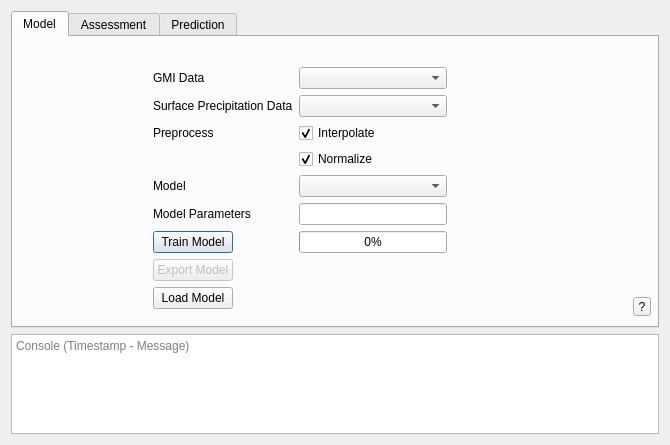
<?xml version="1.0" encoding="UTF-8"?>
<ui version="4.0">
 <class>GISPrecipDialogBase</class>
 <widget class="QDialog" name="GISPrecipDialogBase">
  <property name="geometry">
   <rect>
    <x>0</x>
    <y>0</y>
    <width>670</width>
    <height>445</height>
   </rect>
  </property>
  <property name="windowTitle">
   <string>GISPrecip</string>
  </property>
  <layout class="QGridLayout" name="gridLayout_4">
   <item row="0" column="0">
    <layout class="QGridLayout" name="mainGridLayout">
     <item row="0" column="1">
      <widget class="QTabWidget" name="tabWidget">
       <property name="currentIndex">
        <number>0</number>
       </property>
       <widget class="QWidget" name="tab">
        <attribute name="title">
         <string>Model</string>
        </attribute>
        <widget class="QWidget" name="formLayoutWidget_10">
         <property name="geometry">
          <rect>
           <x>140</x>
           <y>30</y>
           <width>294</width>
           <height>233</height>
          </rect>
         </property>
         <layout class="QFormLayout" name="formLayout">
          <property name="sizeConstraint">
           <enum>QLayout::SetMinimumSize</enum>
          </property>
          <item row="0" column="0">
           <widget class="QLabel" name="Label_SatData_5">
            <property name="text">
             <string>GMI Data</string>
            </property>
           </widget>
          </item>
          <item row="0" column="1">
           <widget class="QgsCheckableComboBox" name="comboBox_InputGMI"/>
          </item>
          <item row="1" column="0">
           <widget class="QLabel" name="Label_RadarData_9">
            <property name="text">
             <string>Surface Precipitation Data</string>
            </property>
           </widget>
          </item>
          <item row="1" column="1">
           <widget class="QgsCheckableComboBox" name="comboBox_InputSurfPrecip"/>
          </item>
          <item row="2" column="0">
           <widget class="QLabel" name="Label_RadarData_10">
            <property name="text">
             <string>Preprocess</string>
            </property>
           </widget>
          </item>
          <item row="2" column="1">
           <widget class="QCheckBox" name="CheckBox_Interpolate">
            <property name="text">
             <string>Interpolate</string>
            </property>
            <property name="checked">
             <bool>true</bool>
            </property>
           </widget>
          </item>
          <item row="3" column="1">
           <widget class="QCheckBox" name="CheckBox_Normalize">
            <property name="text">
             <string>Normalize</string>
            </property>
            <property name="checked">
             <bool>true</bool>
            </property>
           </widget>
          </item>
          <item row="4" column="0">
           <widget class="QLabel" name="Label_TrainedModel_10">
            <property name="text">
             <string>Model</string>
            </property>
           </widget>
          </item>
          <item row="4" column="1">
           <widget class="QComboBox" name="comboBox_InputModel"/>
          </item>
          <item row="5" column="0">
           <widget class="QLabel" name="Label_TrainedModel_11">
            <property name="text">
             <string>Model Parameters</string>
            </property>
           </widget>
          </item>
          <item row="5" column="1">
           <widget class="QLineEdit" name="lineEdit_InputModelParams"/>
          </item>
          <item row="6" column="0">
           <widget class="QPushButton" name="button_TrainModel">
            <property name="text">
             <string>Train Model</string>
            </property>
           </widget>
          </item>
          <item row="6" column="1">
           <widget class="QProgressBar" name="progressBar_TrainModel">
            <property name="value">
             <number>0</number>
            </property>
            <property name="alignment">
             <set>Qt::AlignCenter</set>
            </property>
            <property name="textVisible">
             <bool>true</bool>
            </property>
            <property name="orientation">
             <enum>Qt::Horizontal</enum>
            </property>
            <property name="invertedAppearance">
             <bool>false</bool>
            </property>
           </widget>
          </item>
          <item row="7" column="0">
           <widget class="QPushButton" name="Button_ExportData">
            <property name="enabled">
             <bool>false</bool>
            </property>
            <property name="text">
             <string>Export Model</string>
            </property>
           </widget>
          </item>
          <item row="7" column="1">
           <widget class="QgsFileWidget" name="fileWidget_ExportModel"/>
          </item>
          <item row="8" column="0">
           <widget class="QPushButton" name="button_LoadModel">
            <property name="enabled">
             <bool>true</bool>
            </property>
            <property name="text">
             <string>Load Model</string>
            </property>
           </widget>
          </item>
          <item row="8" column="1">
           <widget class="QgsFileWidget" name="fileWidget_LoadModel"/>
          </item>
         </layout>
        </widget>
        <widget class="QToolButton" name="toolButton_ModelHelp">
         <property name="geometry">
          <rect>
           <x>620</x>
           <y>260</y>
           <width>18</width>
           <height>19</height>
          </rect>
         </property>
         <property name="toolTip">
          <string>Help</string>
         </property>
         <property name="text">
          <string>?</string>
         </property>
        </widget>
       </widget>
       <widget class="QWidget" name="tab_2">
        <attribute name="title">
         <string>Assessment</string>
        </attribute>
        <widget class="QWidget" name="formLayoutWidget_11">
         <property name="geometry">
          <rect>
           <x>180</x>
           <y>50</y>
           <width>294</width>
           <height>129</height>
          </rect>
         </property>
         <layout class="QFormLayout" name="formLayout_13">
          <item row="1" column="0">
           <widget class="QLabel" name="Label_ReferenceData_4">
            <property name="text">
             <string>Surface Precipitation Data</string>
            </property>
           </widget>
          </item>
          <item row="4" column="0">
           <widget class="QPushButton" name="button_RunTest">
            <property name="text">
             <string>Run Test</string>
            </property>
           </widget>
          </item>
          <item row="4" column="1">
           <widget class="QProgressBar" name="progressBar_RunTest">
            <property name="value">
             <number>0</number>
            </property>
            <property name="alignment">
             <set>Qt::AlignCenter</set>
            </property>
            <property name="textVisible">
             <bool>true</bool>
            </property>
            <property name="orientation">
             <enum>Qt::Horizontal</enum>
            </property>
            <property name="invertedAppearance">
             <bool>false</bool>
            </property>
           </widget>
          </item>
          <item row="0" column="0">
           <widget class="QLabel" name="Label_ForecastData_10">
            <property name="text">
             <string>GMI Data</string>
            </property>
           </widget>
          </item>
          <item row="0" column="1">
           <widget class="QgsCheckableComboBox" name="comboBox_TestGMI"/>
          </item>
          <item row="1" column="1">
           <widget class="QgsCheckableComboBox" name="comboBox_TestSurfPrecip"/>
          </item>
          <item row="2" column="0">
           <widget class="QLabel" name="Label_ReferenceData_5">
            <property name="text">
             <string>Test Output</string>
            </property>
           </widget>
          </item>
          <item row="3" column="0">
           <widget class="QLabel" name="Label_ReferenceData_6">
            <property name="text">
             <string>Error Output</string>
            </property>
           </widget>
          </item>
          <item row="2" column="1">
           <widget class="QgsFileWidget" name="fileWidget_TestOutput">
            <property name="filter">
             <string>netCFD(*.nc)</string>
            </property>
            <property name="defaultRoot">
             <string/>
            </property>
            <property name="storageMode">
             <enum>QgsFileWidget::SaveFile</enum>
            </property>
            <property name="relativeStorage">
             <enum>QgsFileWidget::RelativeProject</enum>
            </property>
           </widget>
          </item>
          <item row="3" column="1">
           <widget class="QgsFileWidget" name="fileWidget_ErrorOutput">
            <property name="filter">
             <string>netCFD(*.nc)</string>
            </property>
            <property name="storageMode">
             <enum>QgsFileWidget::SaveFile</enum>
            </property>
            <property name="relativeStorage">
             <enum>QgsFileWidget::RelativeProject</enum>
            </property>
           </widget>
          </item>
         </layout>
        </widget>
        <widget class="QTableWidget" name="tableWidget_ModelMetrics">
         <property name="geometry">
          <rect>
           <x>160</x>
           <y>190</y>
           <width>341</width>
           <height>41</height>
          </rect>
         </property>
         <property name="sizePolicy">
          <sizepolicy hsizetype="Expanding" vsizetype="Expanding">
           <horstretch>0</horstretch>
           <verstretch>0</verstretch>
          </sizepolicy>
         </property>
         <property name="sizeAdjustPolicy">
          <enum>QAbstractScrollArea::AdjustToContents</enum>
         </property>
         <property name="alternatingRowColors">
          <bool>true</bool>
         </property>
         <property name="rowCount">
          <number>1</number>
         </property>
         <property name="columnCount">
          <number>5</number>
         </property>
         <attribute name="horizontalHeaderCascadingSectionResizes">
          <bool>false</bool>
         </attribute>
         <attribute name="horizontalHeaderMinimumSectionSize">
          <number>20</number>
         </attribute>
         <attribute name="horizontalHeaderDefaultSectionSize">
          <number>60</number>
         </attribute>
         <attribute name="verticalHeaderMinimumSectionSize">
          <number>20</number>
         </attribute>
         <attribute name="verticalHeaderDefaultSectionSize">
          <number>20</number>
         </attribute>
         <row>
          <property name="text">
           <string>Model</string>
          </property>
         </row>
         <column>
          <property name="text">
           <string>Bias</string>
          </property>
         </column>
         <column>
          <property name="text">
           <string>MSE</string>
          </property>
         </column>
         <column>
          <property name="text">
           <string>MAE</string>
          </property>
         </column>
         <column>
          <property name="text">
           <string>SMAPE</string>
          </property>
         </column>
         <column>
          <property name="text">
           <string>Lin. Corr.</string>
          </property>
         </column>
         <item row="0" column="0">
          <property name="text">
           <string/>
          </property>
         </item>
        </widget>
        <widget class="QToolButton" name="toolButton_AssessmentHelp">
         <property name="geometry">
          <rect>
           <x>620</x>
           <y>260</y>
           <width>18</width>
           <height>19</height>
          </rect>
         </property>
         <property name="toolTip">
          <string>Help</string>
         </property>
         <property name="text">
          <string>?</string>
         </property>
        </widget>
       </widget>
       <widget class="QWidget" name="tab_3">
        <attribute name="title">
         <string>Prediction</string>
        </attribute>
        <widget class="QWidget" name="formLayoutWidget_12">
         <property name="geometry">
          <rect>
           <x>190</x>
           <y>100</y>
           <width>237</width>
           <height>76</height>
          </rect>
         </property>
         <layout class="QFormLayout" name="formLayout_14">
          <item row="1" column="1">
           <widget class="QgsFileWidget" name="fileWidget_ForecastOutput">
            <property name="filter">
             <string>netCFD(*.nc)</string>
            </property>
            <property name="storageMode">
             <enum>QgsFileWidget::SaveFile</enum>
            </property>
            <property name="relativeStorage">
             <enum>QgsFileWidget::RelativeProject</enum>
            </property>
           </widget>
          </item>
          <item row="1" column="0">
           <widget class="QLabel" name="Label_ForecastData_11">
            <property name="toolTip">
             <string/>
            </property>
            <property name="statusTip">
             <string>lhjlhljhlh</string>
            </property>
            <property name="whatsThis">
             <string>lhjlhljhlhlh</string>
            </property>
            <property name="text">
             <string>Forecast Output</string>
            </property>
           </widget>
          </item>
          <item row="0" column="0">
           <widget class="QLabel" name="Label_ForecastData_12">
            <property name="toolTip">
             <string/>
            </property>
            <property name="statusTip">
             <string>lhjlhljhlh</string>
            </property>
            <property name="whatsThis">
             <string>lhjlhljhlhlh</string>
            </property>
            <property name="text">
             <string>GMI Data</string>
            </property>
           </widget>
          </item>
          <item row="0" column="1">
           <widget class="QgsCheckableComboBox" name="comboBox_ForecastGMI"/>
          </item>
          <item row="2" column="0">
           <widget class="QPushButton" name="button_Predict">
            <property name="enabled">
             <bool>true</bool>
            </property>
            <property name="text">
             <string>Predict</string>
            </property>
           </widget>
          </item>
          <item row="2" column="1">
           <widget class="QProgressBar" name="progressBar_Predict">
            <property name="value">
             <number>0</number>
            </property>
            <property name="alignment">
             <set>Qt::AlignCenter</set>
            </property>
            <property name="textVisible">
             <bool>true</bool>
            </property>
            <property name="orientation">
             <enum>Qt::Horizontal</enum>
            </property>
            <property name="invertedAppearance">
             <bool>false</bool>
            </property>
           </widget>
          </item>
         </layout>
        </widget>
        <widget class="QToolButton" name="toolButton_PredictionHelp">
         <property name="geometry">
          <rect>
           <x>620</x>
           <y>260</y>
           <width>18</width>
           <height>19</height>
          </rect>
         </property>
         <property name="toolTip">
          <string>Help</string>
         </property>
         <property name="text">
          <string>?</string>
         </property>
        </widget>
       </widget>
      </widget>
     </item>
    </layout>
   </item>
   <item row="1" column="0">
    <widget class="QTextEdit" name="textEdit_Console">
     <property name="sizePolicy">
      <sizepolicy hsizetype="Expanding" vsizetype="Preferred">
       <horstretch>0</horstretch>
       <verstretch>0</verstretch>
      </sizepolicy>
     </property>
     <property name="minimumSize">
      <size>
       <width>0</width>
       <height>40</height>
      </size>
     </property>
     <property name="maximumSize">
      <size>
       <width>16777215</width>
       <height>100</height>
      </size>
     </property>
     <property name="readOnly">
      <bool>true</bool>
     </property>
     <property name="placeholderText">
      <string>Console (Timestamp - Message)</string>
     </property>
    </widget>
   </item>
  </layout>
 </widget>
 <customwidgets>
  <customwidget>
   <class>QgsCheckableComboBox</class>
   <extends>QComboBox</extends>
   <header>qgscheckablecombobox.h</header>
  </customwidget>
  <customwidget>
   <class>QgsFileWidget</class>
   <extends>QWidget</extends>
   <header>qgsfilewidget.h</header>
  </customwidget>
 </customwidgets>
 <resources/>
 <connections/>
</ui>
